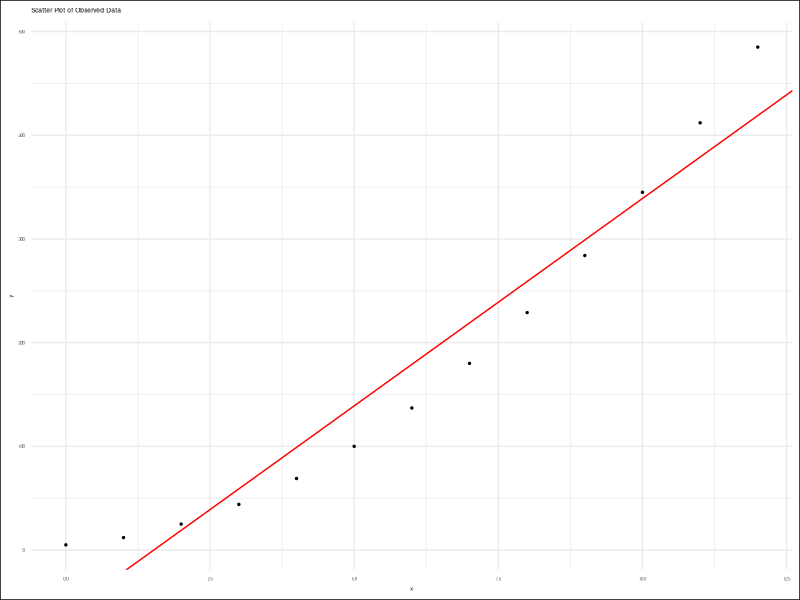

Write the R code that produced this figure.
# Load required libraries
library(ggplot2)

# Read CSV file
pairCSV <- read.csv("50-samples.csv", header = TRUE)

# Extract x and y values from CSV data
x_observed <- pairCSV[, 1]
y_observed <- pairCSV[, 2]

# Create a data frame with x and y observed values
data <- data.frame(x_observed, y_observed)

# Create a scatter plot of the observed data points
scatter_plot <- ggplot(
    data,
    aes(x = x_observed, y = y_observed),
    linewidth = 0.2) +
  geom_point(size = 0.5) +
  labs(x = "x", y = "y",
    title = "Scatter Plot of Observed Data") +
  theme_minimal() +
  theme(
    text = element_text(size = 4),
    plot.background = element_rect(fill = "white")) 

# Calculate slope (m) and intercept (b)
m_slope <- lm(y_observed ~
  x_observed)$coefficients[2]
b_intercept <- lm(y_observed ~
  x_observed)$coefficients[1]

# Calculate regression line
regression_line <- geom_abline(
  intercept = b_intercept, slope = m_slope,
  color = "red")

# Combine scatter plot and regression line
plot <- scatter_plot + regression_line

# Save plot as PNG
ggsave("53-lq-plot.png", plot,
  width = 800, height = 400, units = "px")